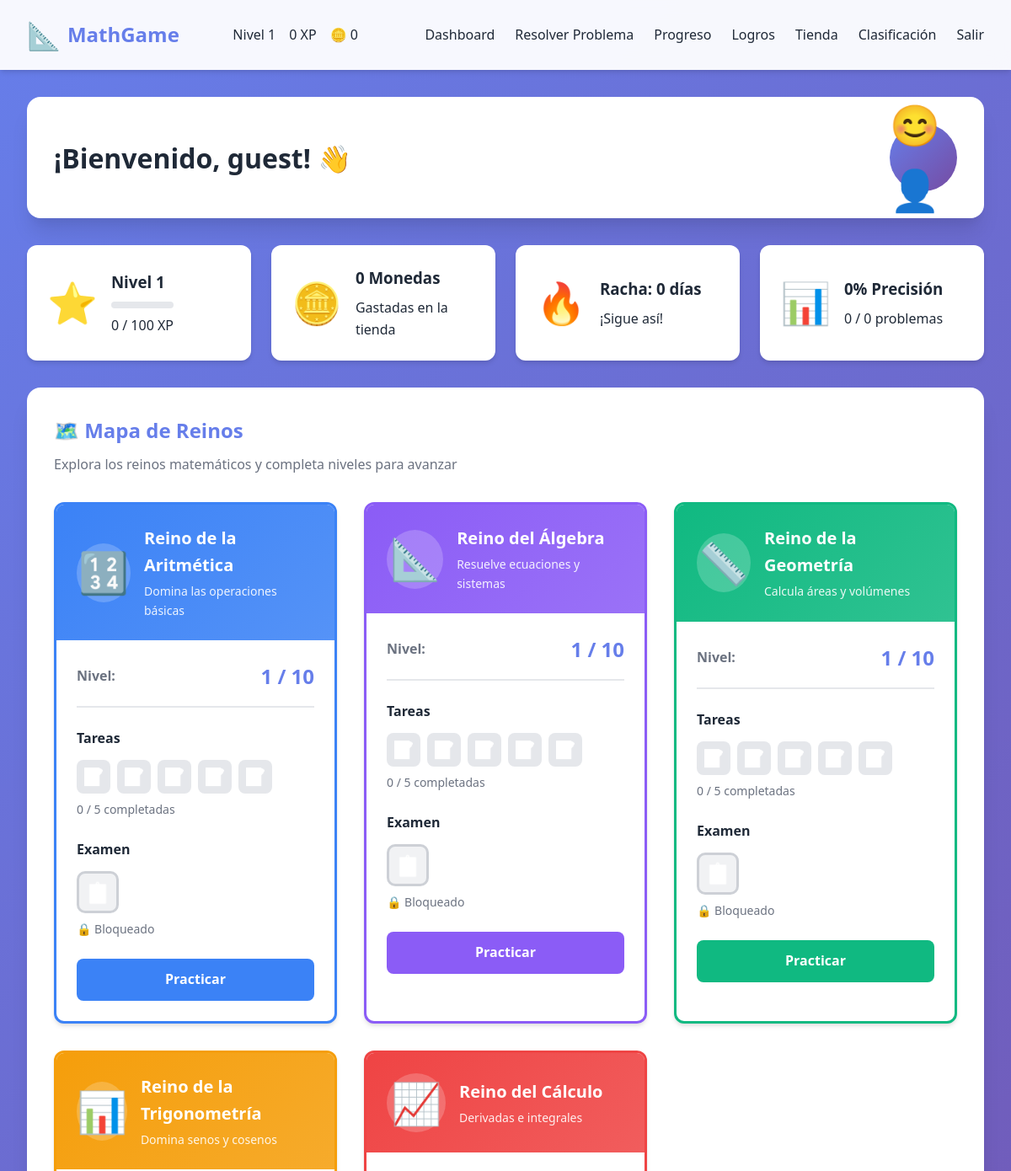
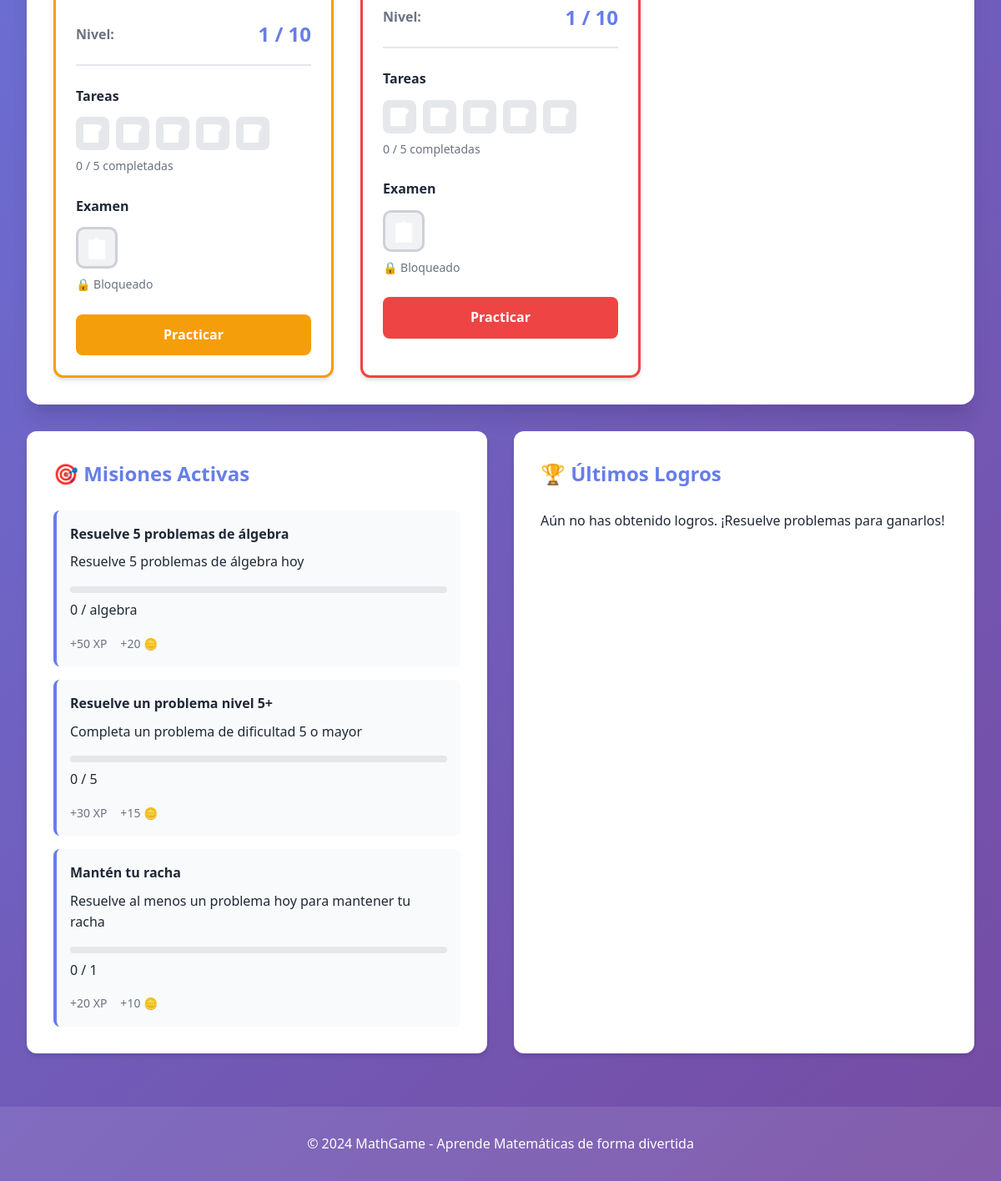
The app's page /dashboard (signed in) with its own data (2 pictures, top to bottom).
### tables this page shows
CREATE TABLE users (
            id INTEGER PRIMARY KEY AUTOINCREMENT,
            username TEXT UNIQUE NOT NULL,
            email TEXT UNIQUE NOT NULL,
            password_hash TEXT NOT NULL,
            level INTEGER DEFAULT 1,
            xp INTEGER DEFAULT 0,
            coins INTEGER DEFAULT 0,
            streak INTEGER DEFAULT 0,
            last_streak_date TEXT,
            avatar_data TEXT DEFAULT '{}',
            created_at TIMESTAMP DEFAULT CURRENT_TIMESTAMP
        );

CREATE TABLE missions (
            id INTEGER PRIMARY KEY AUTOINCREMENT,
            name TEXT NOT NULL,
            description TEXT NOT NULL,
            type TEXT NOT NULL,
            requirement TEXT NOT NULL,
            reward_xp INTEGER DEFAULT 0,
            reward_coins INTEGER DEFAULT 0,
            badge_id INTEGER,
            FOREIGN KEY (badge_id) REFERENCES badges(id)
        );

### app.py (the view)
@app.route('/dashboard')
@login_required
def dashboard():
    user_id = session['user_id']
    stats = GamificationSystem.get_user_stats(user_id)
    missions = GamificationSystem.get_active_missions(user_id)
    weak_areas = AdaptiveAlgorithm.get_user_weak_areas(user_id)
    badges = GamificationSystem.get_user_badges(user_id)
    recent_badges = badges[:6] if badges else []
    user_avatar = ShopSystem.get_user_avatar(user_id)
    categories = ShopSystem.get_items_by_category()
    realms_progress = MapSystem.get_all_realms_progress(user_id)
    return render_template('index.html',
                         user_stats=stats,
                         missions=missions,
                         weak_areas=weak_areas,
                         recent_badges=recent_badges,
                         user_avatar=user_avatar,
                         categories=categories,
                         realms_progress=realms_progress)

### templates/index.html (shortened to what this page needs)
{% extends "base.html" %}
{% block extra_css %}
<link rel="stylesheet" href="{{ url_for('static', filename='css/dashboard.css') }}">
<link rel="stylesheet" href="{{ url_for('static', filename='css/map.css') }}">
{% endblock %}
{% block content %}
<div class="dashboard-container">
    <div class="dashboard-header">
        <h1>¡Bienvenido, {{ user.username }}! 👋</h1>
        <div class="user-avatar">
            {% if user_avatar and categories %}
            <div class="avatar-placeholder" style="font-size: 3rem;" id="avatar-preview">
                😊👤
            </div>
            {% else %}
            <div class="avatar-placeholder">👤</div>
            {% endif %}
        </div>
    </div>
    <div class="stats-grid">
        <div class="stat-card">
            <div class="stat-icon">⭐</div>
            <div class="stat-info">
                <h3>Nivel {{ user_stats.level }}</h3>
                <div class="xp-bar-container">
                </div>
                <p>{{ user_stats.xp_progress }} / {{ user_stats.xp_for_next_level }} XP</p>
            </div>
        </div>
        <div class="stat-card">
            <div class="stat-icon">🪙</div>
            <div class="stat-info">
                <h3>{{ user_stats.coins }} Monedas</h3>
                <p>Gastadas en la tienda</p>
            </div>
        </div>
        <div class="stat-card">
            <div class="stat-icon">🔥</div>
            <div class="stat-info">
                <h3>Racha: {{ user_stats.streak }} días</h3>
                <p>¡Sigue así!</p>
            </div>
        </div>
        <div class="stat-card">
            <div class="stat-icon">📊</div>
            <div class="stat-info">
                <h3>{{ user_stats.accuracy }}% Precisión</h3>
                <p>{{ user_stats.correct_problems }} / {{ user_stats.total_problems }} problemas</p>
            </div>
        </div>
    </div>
    <div class="map-section">
        <h2>🗺️ Mapa de Reinos</h2>
        <p class="map-description">Explora los reinos matemáticos y completa niveles para avanzar</p>
        <div class="realms-map">
            {% for realm_id, realm in realms_progress.items() %}
            <div class="realm-card {% if not realm.unlocked %}locked{% endif %}" style="border-color: {{ realm.color }};">
                <div class="realm-header" style="background: linear-gradient(135deg, {{ realm.color }}, {{ realm.color }}dd);">
                    <div class="realm-icon">{{ realm.icon }}</div>
                    <div class="realm-title">
                        <h3>{{ realm.name }}</h3>
                        <p>{{ realm.description }}</p>
                    </div>
                </div>
                <div class="realm-content">
                    <div class="realm-level">
                        <span class="level-label">Nivel:</span>
                        <span class="level-number">{{ realm.level }} / 10</span>
                    </div>
                    <div class="realm-progress">
                        <div class="progress-section">
                            <h4>Tareas</h4>
                            <div class="tasks-container">
                                {% for i in range(realm.tasks_total) %}
                                <div class="task-item {% if i < realm.tasks_completed %}completed{% endif %}"
                                     style="background: {% if i < realm.tasks_completed %}{{ realm.color }}{% else %}#e5e7eb{% endif %};">
                                    <span class="task-icon">📝</span>
                                </div>
                                {% endfor %}
                            </div>
                            <p class="progress-text">{{ realm.tasks_completed }} / {{ realm.tasks_total }} completadas</p>
                        </div>
                        <div class="progress-section">
                            <h4>Examen</h4>
                            <div class="exam-container">
                                <div class="exam-item {% if realm.exams_completed %}completed{% endif %} {% if not (realm.tasks_completed >= realm.tasks_total) %}locked{% endif %}"
                                     style="background: {% if realm.exams_completed %}#ef4444{% elif realm.tasks_completed >= realm.tasks_total %}#fca5a5{% else %}#e5e7eb{% endif %};">
                                    <span class="exam-icon">📋</span>
                                </div>
                            </div>
                            <p class="progress-text">
                                {% if realm.exams_completed %}
                                    ✅ Completado
                                {% elif realm.tasks_completed >= realm.tasks_total %}
                                    🔓 Disponible
                                {% else %}
                                    🔒 Bloqueado
                                {% endif %}
                            </p>
                        </div>
                    </div>
                    <a href="{{ url_for('problem', topic=realm_id) }}" class="btn btn-primary realm-button"
                       style="background: {{ realm.color }}; border-color: {{ realm.color }};">
                        Practicar
                    </a>
                </div>
            </div>
            {% endfor %}
        </div>
    </div>
    <div class="dashboard-grid">
        <div class="dashboard-section">
            <h2>🎯 Misiones Activas</h2>
            {% if missions %}
                <div class="missions-list">
                    {% for mission in missions %}
                    <div class="mission-item">
                        <h4>{{ mission.name }}</h4>
                        <p>{{ mission.description }}</p>
                        <div class="mission-progress">
                            <div class="progress-bar">
                                {% set required = mission.requirement.split('_')[-1] if '_' in mission.requirement else mission.requirement %}
                                {% set required_int = required|int %}
                                {% set progress_pct = (mission.progress / required_int * 100) if required_int > 0 else 0 %}
                            </div>
                            <span>{{ mission.progress }} / {{ required }}</span>
                        </div>
                        <div class="mission-rewards">
                            {% if mission.reward_xp %}<span>+{{ mission.reward_xp }} XP</span>{% endif %}
                            {% if mission.reward_coins %}<span>+{{ mission.reward_coins }} 🪙</span>{% endif %}
                        </div>
                    </div>
                    {% endfor %}
                </div>
            {% else %}
                <p>No hay misiones activas en este momento.</p>
            {% endif %}
        </div>
        <div class="dashboard-section">
            <h2>🏆 Últimos Logros</h2>
            {% if recent_badges %}
                <div class="badges-grid">
                    {% for badge in recent_badges[:6] %}
                    <div class="badge-item">
                        <div class="badge-icon">{{ badge.icon }}</div>
                        <p>{{ badge.name }}</p>
                    </div>
                    {% endfor %}
                </div>
            {% else %}
                <p>Aún no has obtenido logros. ¡Resuelve problemas para ganarlos!</p>
            {% endif %}
        </div>
    </div>
</div>
{% endblock %}

### templates/base.html (shortened to what this page needs)
<!DOCTYPE html>
<html lang="es">
<head>
    <link rel="stylesheet" href="{{ url_for('static', filename='css/main.css') }}">
    {% block extra_css %}{% endblock %}
</head>
<body>
    <nav class="navbar">
        <div class="nav-container">
            <div class="nav-brand">
                <span class="logo">📐</span>
                <span class="brand-name">MathGame</span>
            </div>
            {% if session.user_id %}
            <div class="nav-user-info">
                <span class="user-level">Nivel {{ user_stats.level if user_stats else 1 }}</span>
                <span class="user-xp">{{ user_stats.xp if user_stats else 0 }} XP</span>
                <span class="user-coins">🪙 {{ user_stats.coins if user_stats else 0 }}</span>
            </div>
            <ul class="nav-menu">
                <li><a href="{{ url_for('dashboard') }}">Dashboard</a></li>
                <li><a href="{{ url_for('problem') }}">Resolver Problema</a></li>
                <li><a href="{{ url_for('progress') }}">Progreso</a></li>
                <li><a href="{{ url_for('achievements') }}">Logros</a></li>
                <li><a href="{{ url_for('shop') }}">Tienda</a></li>
                <li><a href="{{ url_for('leaderboard') }}">Clasificación</a></li>
                <li><a href="{{ url_for('logout') }}">Salir</a></li>
            </ul>
            {% else %}
            <ul class="nav-menu">
                <li><a href="{{ url_for('login') }}">Iniciar Sesión</a></li>
                <li><a href="{{ url_for('register') }}">Registrarse</a></li>
            </ul>
            {% endif %}
        </div>
    </nav>
    <main class="main-content">
        {% block content %}{% endblock %}
    </main>
    <footer class="footer">
        <p>&copy; 2024 MathGame - Aprende Matemáticas de forma divertida</p>
    </footer>
</body>
</html>

### records on screen
users: username "guest"
missions: name "Resuelve 5 problemas de álgebra", description "Resuelve 5 problemas de álgebra hoy", progress "0", requirement "algebra", reward_xp "50", reward_coins "20"
missions: name "Resuelve un problema nivel 5+", description "Completa un problema de dificultad 5 o mayor", progress "0", requirement "5", reward_xp "30", reward_coins "15"
missions: name "Mantén tu racha", description "Resuelve al menos un problema hoy para mantener tu racha", progress "0", requirement "1", reward_xp "20", reward_coins "10"

### other values on screen
{{ user_stats.level if user_stats else 1 }} "1"
{{ user_stats.xp if user_stats else 0 }} "0"
{{ user_stats.coins if user_stats else 0 }} "0"
{{ user_stats.level }} "1"
{{ user_stats.xp_progress }} "0"
{{ user_stats.xp_for_next_level }} "100"
{{ user_stats.coins }} "0"
{{ user_stats.streak }} "0"
{{ user_stats.accuracy }} "0"
{{ user_stats.correct_problems }} "0"
{{ user_stats.total_problems }} "0"
{{ realm.icon }} "🔢" "📐" "📏" "📊" "📈"
{{ realm.name }} "Reino de la Aritmética" "Reino del Álgebra" "Reino de la Geometría" "Reino de la Trigonometría" "Reino del Cálculo"
{{ realm.description }} "Domina las operaciones básicas" "Resuelve ecuaciones y sistemas" "Calcula áreas y volúmenes" "Domina senos y cosenos" "Derivadas e integrales"
{{ realm.level }} "1" "1" "1" "1" "1"
